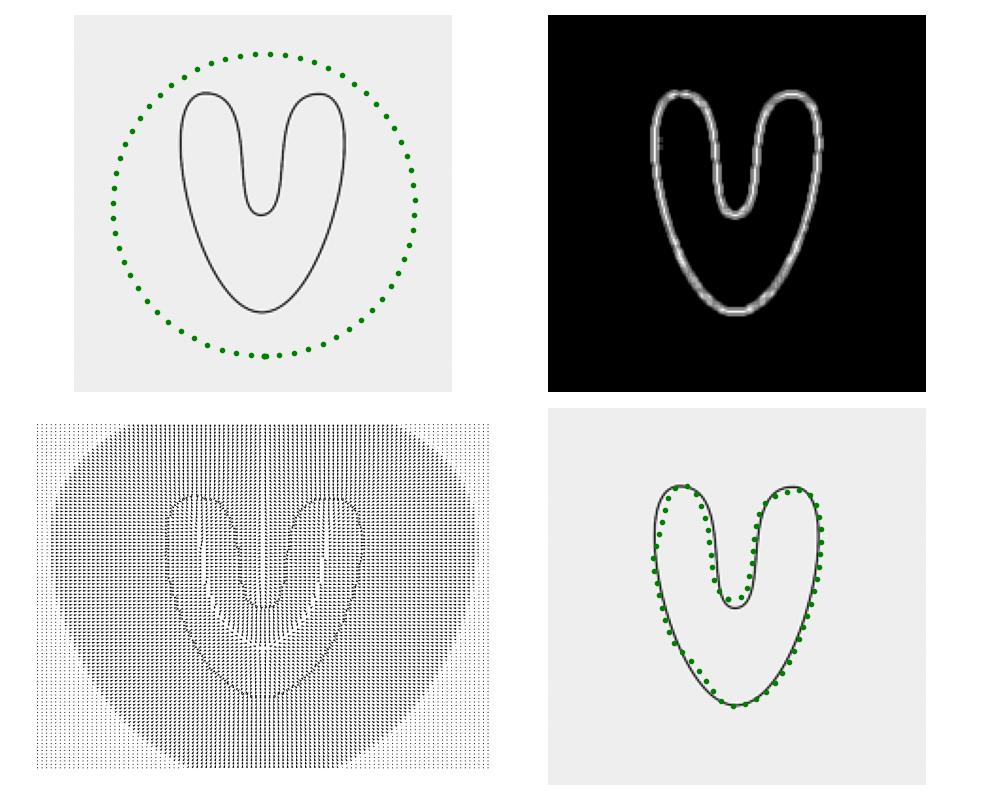

This figure's Python source:
import os
import sys
import numpy as np
import matplotlib.pyplot as plt
from skimage.io import imread
from libDIP.snakeMap4e import snakeMap4e
from libDIP.snakeForce4e import snakeForce4e
from libDIP.snakeIterate4e import snakeIterate4e
from libDIP.snakeReparam4e import snakeReparam4e
from libDIPUM.snake_display import snake_display
from libDIP.intScaling4e import intScaling4e
from libDIPUM.data_path import dip_data

# Parameters
NIter = 400

# Data
img_path = dip_data('U200.tif')
f = imread(img_path)

# Specify a circle
t = np.arange(0, 2 * np.pi + 0.1, 0.1)
xi = 100 + 80 * np.cos(t)
yi = 100 + 80 * np.sin(t)

# Close the snake
xi = np.concatenate([xi, [xi[0]]])
yi = np.concatenate([yi, [yi[0]]])

# Edge map
emap = snakeMap4e(f, 0.001, 3, 1, 'after')

# Scale to range [0,1]
emap = intScaling4e(emap)

# Snake force (GVF)
FTx, FTy = snakeForce4e(emap, 'gvf', 0.25, 80)

# Normalize
mag = np.sqrt(FTx ** 2 + FTy ** 2)
FTx = FTx / (mag + np.finfo(float).eps)
FTy = FTy / (mag + np.finfo(float).eps)

x = xi.copy()
y = yi.copy()

# Iterate
for _ in range(NIter):
    x, y = snakeIterate4e(0.05, 0.5, 5, x, y, 1, FTx, FTy)
    x, y = snakeReparam4e(x, y)

# Redistribute the points one last time
x, y = snakeReparam4e(x, y)

# Display
fig, axes = plt.subplots(2, 2, figsize=(10, 8))

axes[0, 0].imshow(f, cmap='gray')
axes[0, 0].axis('off')
axes[0, 0].plot(np.append(yi, yi[0]), np.append(xi, xi[0]), 'g.')

axes[0, 1].imshow(emap, cmap='gray')
axes[0, 1].axis('off')

axes[1, 0].quiver(np.flipud(FTy[::2, ::2]), np.flipud(-FTx[::2, ::2]))
axes[1, 0].axis('off')

axes[1, 1].imshow(f, cmap='gray')
axes[1, 1].axis('off')
plt.sca(axes[1, 1])
snake_display(x, y, 'g.')

plt.tight_layout()
plt.savefig('Figure1110.png')
plt.show()
